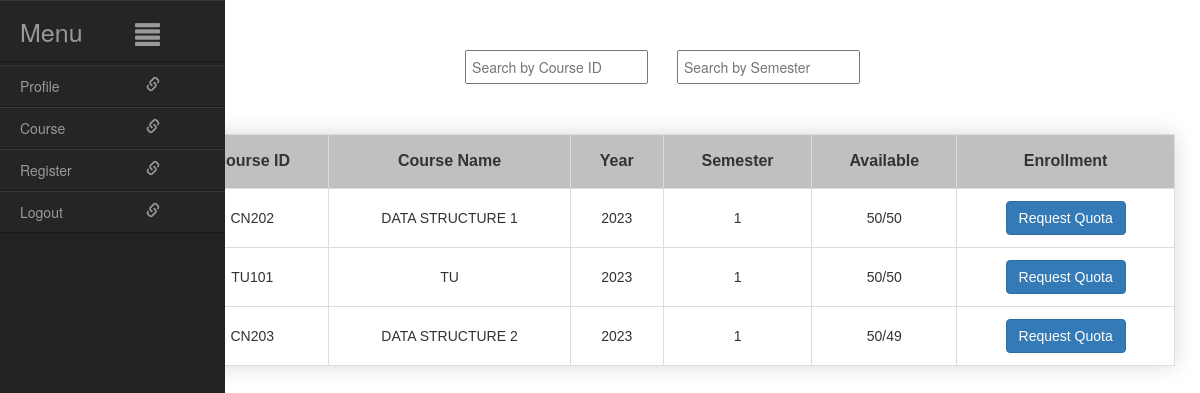
/course/, run on an earlier commit of the app's database.
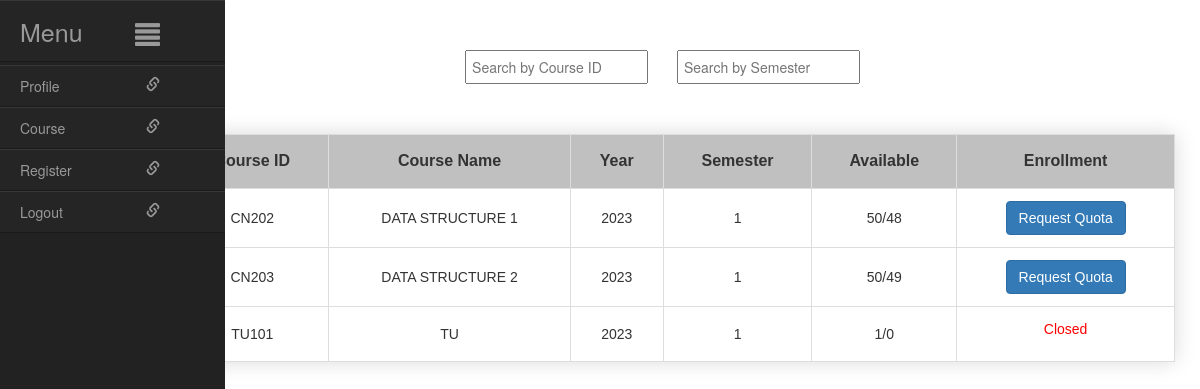
And on a later commit of the database.
### course/models.py (models this page shows, shortened)
class Course(models.Model):
    courseID = models.CharField(max_length=10, primary_key=True)
    courseName = models.CharField(max_length=64)
    courseSemester = models.IntegerField()
    courseYear = models.IntegerField()
    courseChair = models.IntegerField(default=0)
    availableChairs = models.IntegerField(default=0, editable=False)
    allowQuota_whenAvailable = models.BooleanField(default=False)
    quotaRecieveing_Status = models.BooleanField(default=True ,editable=False)
    student_info = models.JSONField(default=dict,blank=True)
    withdraw_status = models.BooleanField(default=False)

### course/views.py (the view)
# urls.py: path('', views.course_list, name='course_list'),
def course_list(request): #show all course, status
    courses  = Course.objects.all()
    context = {'Courses': courses}
    return render(request, 'course_list.html', context)

### course/templates/course_list.html (shortened to what this page needs)
{% load static %}
<!DOCTYPE html>
<html lang="en">
<head>
    <link rel="stylesheet"  href="{% static 'css\users.css' %}">
    <link href="//netdna.bootstrapcdn.com/bootstrap/3.0.3/css/bootstrap.min.css" rel="stylesheet" id="bootstrap-css">
    <link rel="stylesheet" type="text/css" href="{% static 'css\stylelist.css' %}">
</head>
<body>
    <div id="wrapper" class="active">
        <div id="sidebar-wrapper" >
            <ul id="sidebar_menu" class="sidebar-nav">
               <li class="sidebar-brand"><a id="menu-toggle" href="#">Menu<span id="main_icon" class="glyphicon glyphicon-align-justify"></span></a></li>
            </ul>
            <ul class="sidebar-nav" id="sidebar" >
              <li><a href="{% url 'index' %}">Profile<span class="sub_icon glyphicon glyphicon-link"></span></a></li>
              <li><a href="{% url 'quota_status' %}">Course<span class="sub_icon glyphicon glyphicon-link"></span></a></li>
              <li><a href="{% url 'course_list' %}">Register<span class="sub_icon glyphicon glyphicon-link"></span></a></li>
              <li><a href="{% url 'logout' %}">Logout<span class="sub_icon glyphicon glyphicon-link"></span></a></li>
            </ul>
        </div>
        <div  id="courseList" class="styled-list" >
            <div class="search-tab">
            <input type="text" id="searchIdInput" placeholder="Search by Course ID">
            <input type="text" id="searchSemesterInput" placeholder="Search by Semester">
            </div>
            <table class="course-table">
                <thead>
                    <tr>
                        <th>Course ID</th>
                        <th>Course Name</th>
                        <th>Year</th>
                        <th>Semester</th>
                        <th>Available</th>
                        <th>Enrollment</th>
                    </tr>
                </thead>
                <tbody id="courseListBody">
                    {% for course in Courses %}
                        <tr>
                            <td>{{ course.courseID }}</td>
                            <td>{{ course.courseName }}</td>
                            <td>{{ course.courseYear }}</td>
                            <td>{{ course.courseSemester }}</td>
                            <td>{{ course.courseChair }}/{{ course.availableChairs }}</td>
                            <td>{% if course.quotaRecieveing_Status %}
                                    <form method="post" action="{% url 'request_quota' course.courseID %}">
                                        <input type="submit" value="Request Quota" class="btn btn-primary">
                                    </form>
                                {% else %}
                                <p style="color: red;">Closed</p>
                                {% endif %}
                            </td>
                        </tr>
                    {% endfor %}
                </tbody>
            </table>
        </div>
    </div>
</body>
</html>

What changed in the data, as far as the page shows it:
changed Course "CN202": availableChairs "50" → "48"
shown differently, row unchanged: Course "CN203": moves up the list
changed Course "TU101": courseChair "50" → "1"; availableChairs "50" → "0"; value "Request Quota" → (not shown); now shows "Closed"
